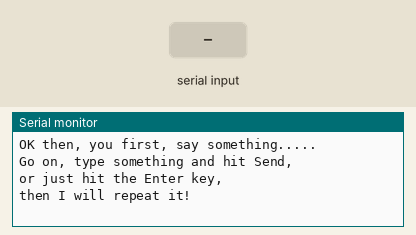
A sketch run on a simulated Arduino Uno, built with avr-gcc and run on an emulated ATmega328P. Parts: the last lines printed to the serial monitor. The test bench sets the inputs (shaded band).

Above: at 1.2 s.
1.3 s: "1" received over Serial
At 2.1 s:
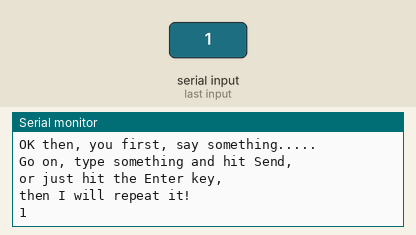
2.8 s: "0" received over Serial
At 3.2 s:
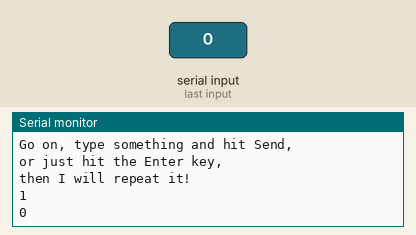
4.3 s: "2" received over Serial
At 5.6 s:
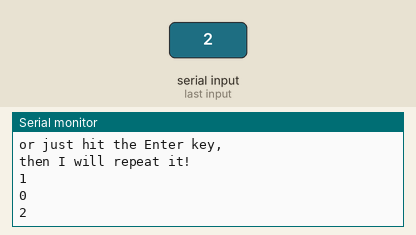

The sketch:

BluetoothModule.ino
```cpp
String readString;
char c;
void setup()
{
 Serial.begin(9600);
 Serial.println("OK then, you first, say something.....");
 Serial.println("Go on, type something and hit Send,");
 Serial.println("or just hit the Enter key,");
 Serial.println("then I will repeat it!");
 Serial.println("");
}
void loop() {
 while (Serial.available())
 {
 delay(3);
 c = Serial.read();
 readString += c;
 }// end while
 if (readString.length() >0)
 {
  for(int i = 0; i < readString.length(); i++)
  {
    Serial.write(readString[i]);
  }
 readString="";
 Serial.println();
 } // end if
}
```

Measured:
- after the input at 1.3 s, the serial monitor: prints a new line at once (image 1)
- after the input at 2.8 s, the serial monitor: prints a new line at once (image 2)
- after the input at 4.3 s, the serial monitor: prints a new line at once (image 3)
